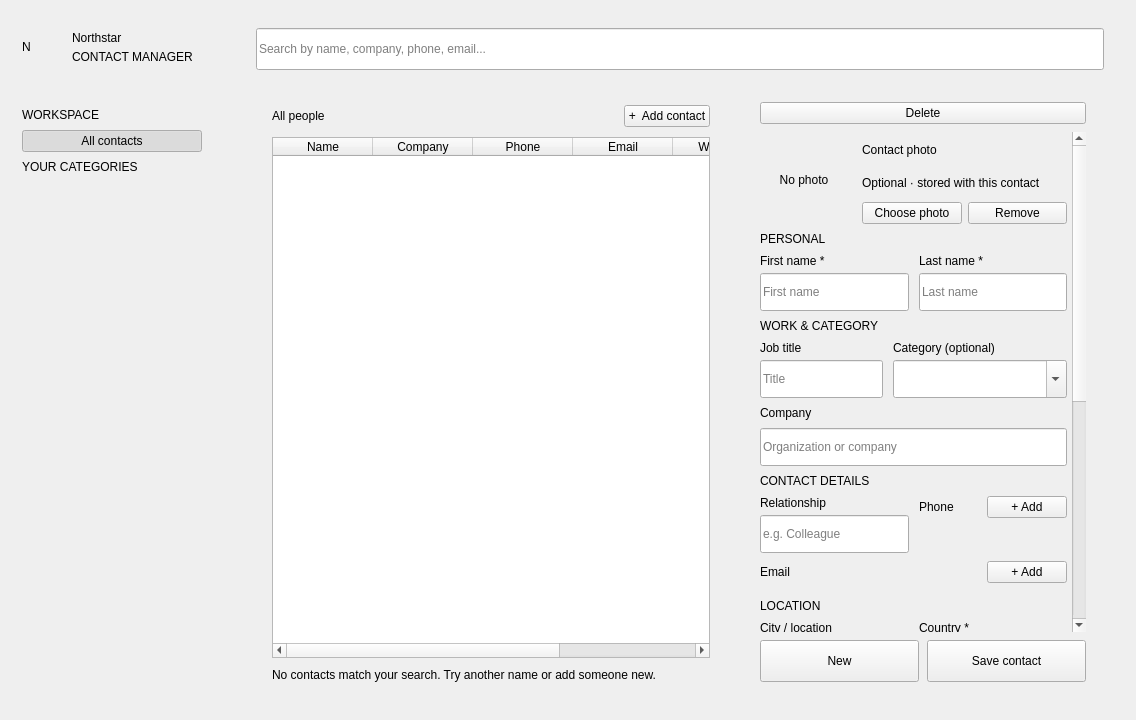
<?xml version="1.0" encoding="UTF-8"?>
<ui version="4.0">
 <class>ContactBookWindow</class>
 <widget class="QMainWindow" name="ContactBookWindow">
  <property name="geometry">
   <rect>
    <x>0</x>
    <y>0</y>
    <width>1136</width>
    <height>720</height>
   </rect>
  </property>
  <property name="minimumSize">
   <size>
    <width>1120</width>
    <height>720</height>
   </size>
  </property>
  <property name="windowTitle">
   <string>Northstar - Contact Book</string>
  </property>
  <property name="styleSheet">
   <string notr="true"/>
  </property>
  <widget class="QWidget" name="centralWidget">
   <layout class="QHBoxLayout" name="applicationLayout">
    <property name="spacing">
     <number>0</number>
    </property>
    <property name="leftMargin">
     <number>0</number>
    </property>
    <property name="topMargin">
     <number>0</number>
    </property>
    <property name="rightMargin">
     <number>0</number>
    </property>
    <property name="bottomMargin">
     <number>0</number>
    </property>
    <item>
     <widget class="QFrame" name="sidebar">
      <property name="minimumSize">
       <size>
        <width>224</width>
        <height>0</height>
       </size>
      </property>
      <property name="maximumSize">
       <size>
        <width>224</width>
        <height>16777215</height>
       </size>
      </property>
      <property name="frameShape">
       <enum>QFrame::NoFrame</enum>
      </property>
      <layout class="QVBoxLayout" name="sidebarLayout">
       <property name="spacing">
        <number>8</number>
       </property>
       <property name="leftMargin">
        <number>22</number>
       </property>
       <property name="topMargin">
        <number>28</number>
       </property>
       <property name="rightMargin">
        <number>22</number>
       </property>
       <property name="bottomMargin">
        <number>22</number>
       </property>
       <item>
        <layout class="QHBoxLayout" name="brandLayout">
         <property name="spacing">
          <number>12</number>
         </property>
         <item>
          <widget class="QLabel" name="brandMark">
           <property name="minimumSize">
            <size>
             <width>38</width>
             <height>38</height>
            </size>
           </property>
           <property name="maximumSize">
            <size>
             <width>38</width>
             <height>38</height>
            </size>
           </property>
           <property name="text">
            <string>N</string>
           </property>
          </widget>
         </item>
         <item>
          <layout class="QVBoxLayout" name="brandTextLayout">
           <property name="spacing">
            <number>0</number>
           </property>
           <item>
            <widget class="QLabel" name="brandName">
             <property name="text">
              <string>Northstar</string>
             </property>
            </widget>
           </item>
           <item>
            <widget class="QLabel" name="brandCaption">
             <property name="text">
              <string>CONTACT MANAGER</string>
             </property>
            </widget>
           </item>
          </layout>
         </item>
        </layout>
       </item>
       <item>
        <spacer name="brandSpacer">
         <property name="sizeType">
          <enum>QSizePolicy::Fixed</enum>
         </property>
         <property name="sizeHint" stdset="0">
          <size>
           <width>20</width>
           <height>34</height>
          </size>
         </property>
        </spacer>
       </item>
       <item>
        <widget class="QLabel" name="navigationCaption">
         <property name="text">
          <string>WORKSPACE</string>
         </property>
        </widget>
       </item>
       <item>
        <widget class="QPushButton" name="allContactsButton">
         <property name="text">
          <string>All contacts</string>
         </property>
         <property name="checkable">
          <bool>true</bool>
         </property>
         <property name="checked">
          <bool>true</bool>
         </property>
        </widget>
       </item>
       <item>
        <widget class="QLabel" name="groupsCaption">
         <property name="text">
          <string>YOUR CATEGORIES</string>
         </property>
        </widget>
       </item>
       <item>
        <widget class="QScrollArea" name="groupNavigationScroll">
         <property name="frameShape">
          <enum>QFrame::NoFrame</enum>
         </property>
         <property name="horizontalScrollBarPolicy">
          <enum>Qt::ScrollBarAsNeeded</enum>
         </property>
         <property name="widgetResizable">
          <bool>true</bool>
         </property>
         <widget class="QWidget" name="groupNavigationContent">
          <property name="geometry">
           <rect>
            <x>0</x>
            <y>0</y>
            <width>180</width>
            <height>459</height>
           </rect>
          </property>
          <layout class="QVBoxLayout" name="groupNavigationLayout">
           <property name="spacing">
            <number>6</number>
           </property>
           <property name="leftMargin">
            <number>0</number>
           </property>
           <property name="topMargin">
            <number>0</number>
           </property>
           <property name="rightMargin">
            <number>0</number>
           </property>
           <property name="bottomMargin">
            <number>0</number>
           </property>
          </layout>
         </widget>
        </widget>
       </item>
       <item>
        <spacer name="sidebarBottomSpacer">
         <property name="sizeHint" stdset="0">
          <size>
           <width>20</width>
           <height>40</height>
          </size>
         </property>
        </spacer>
       </item>
      </layout>
     </widget>
    </item>
    <item>
     <layout class="QVBoxLayout" name="mainLayout">
      <property name="spacing">
       <number>20</number>
      </property>
      <property name="leftMargin">
       <number>32</number>
      </property>
      <property name="topMargin">
       <number>28</number>
      </property>
      <property name="rightMargin">
       <number>32</number>
      </property>
      <property name="bottomMargin">
       <number>26</number>
      </property>
      <item>
       <layout class="QHBoxLayout" name="searchLayout">
        <property name="spacing">
         <number>8</number>
        </property>
        <item>
         <widget class="QLineEdit" name="searchInput">
          <property name="minimumSize">
           <size>
            <width>0</width>
            <height>42</height>
           </size>
          </property>
          <property name="placeholderText">
           <string>Search by name, company, phone, email...</string>
          </property>
         </widget>
        </item>
       </layout>
      </item>
      <item>
       <layout class="QHBoxLayout" name="workspaceLayout">
        <property name="spacing">
         <number>16</number>
        </property>
        <item>
         <widget class="QFrame" name="contactListCard">
          <property name="minimumSize">
           <size>
            <width>470</width>
            <height>0</height>
           </size>
          </property>
          <property name="frameShape">
           <enum>QFrame::NoFrame</enum>
          </property>
          <layout class="QVBoxLayout" name="contactListLayout">
           <property name="spacing">
            <number>10</number>
           </property>
           <property name="leftMargin">
            <number>16</number>
           </property>
           <property name="topMargin">
             <number>15</number>
           </property>
           <property name="rightMargin">
            <number>16</number>
           </property>
           <property name="bottomMargin">
            <number>12</number>
           </property>
           <item>
            <layout class="QHBoxLayout" name="listHeaderLayout">
             <item>
              <widget class="QLabel" name="listTitle">
               <property name="text">
                <string>All people</string>
               </property>
              </widget>
             </item>
             <item>
              <spacer name="listHeaderSpacer">
               <property name="orientation">
                <enum>Qt::Horizontal</enum>
               </property>
               <property name="sizeType">
                <enum>QSizePolicy::Expanding</enum>
               </property>
               <property name="sizeHint" stdset="0">
                <size>
                 <width>40</width>
                 <height>20</height>
                </size>
               </property>
              </spacer>
             </item>
             <item>
              <widget class="QPushButton" name="addContactButton">
               <property name="text">
                <string>+  Add contact</string>
               </property>
              </widget>
             </item>
            </layout>
           </item>
           <item>
            <widget class="QTableWidget" name="contactTable">
             <property name="editTriggers">
              <set>QAbstractItemView::NoEditTriggers</set>
             </property>
             <property name="alternatingRowColors">
              <bool>false</bool>
             </property>
             <property name="selectionMode">
              <enum>QAbstractItemView::NoSelection</enum>
             </property>
             <property name="selectionBehavior">
              <enum>QAbstractItemView::SelectItems</enum>
             </property>
             <column>
              <property name="text">
               <string>Name</string>
              </property>
             </column>
             <column>
              <property name="text">
               <string>Company</string>
              </property>
             </column>
             <column>
              <property name="text">
               <string>Phone</string>
              </property>
             </column>
             <column>
              <property name="text">
               <string>Email</string>
              </property>
             </column>
             <column>
              <property name="text">
               <string>Websites</string>
              </property>
             </column>
             <column>
              <property name="text">
               <string>Category</string>
              </property>
             </column>
            </widget>
           </item>
           <item>
            <widget class="QLabel" name="emptyStateLabel">
             <property name="text">
              <string>No contacts match your search. Try another name or add someone new.</string>
             </property>
             <property name="wordWrap">
              <bool>true</bool>
             </property>
            </widget>
           </item>
          </layout>
         </widget>
        </item>
        <item>
         <widget class="QFrame" name="detailsCard">
          <property name="minimumSize">
           <size>
            <width>360</width>
            <height>0</height>
           </size>
          </property>
          <property name="maximumSize">
           <size>
            <width>470</width>
            <height>16777215</height>
           </size>
          </property>
          <property name="frameShape">
           <enum>QFrame::NoFrame</enum>
          </property>
          <layout class="QVBoxLayout" name="detailsLayout">
           <property name="spacing">
            <number>8</number>
           </property>
           <property name="leftMargin">
            <number>18</number>
           </property>
           <property name="topMargin">
            <number>12</number>
           </property>
           <property name="rightMargin">
            <number>18</number>
           </property>
           <property name="bottomMargin">
            <number>12</number>
           </property>
           <item>
            <layout class="QHBoxLayout" name="detailsHeaderLayout">
             <item>
              <widget class="QPushButton" name="deleteContactButton">
               <property name="text">
                <string>Delete</string>
               </property>
              </widget>
             </item>
            </layout>
           </item>
           <item>
            <widget class="QScrollArea" name="formScrollArea">
             <property name="frameShape">
              <enum>QFrame::NoFrame</enum>
             </property>
             <property name="horizontalScrollBarPolicy">
              <enum>Qt::ScrollBarAlwaysOff</enum>
             </property>
             <property name="widgetResizable">
              <bool>true</bool>
             </property>
             <widget class="QWidget" name="formScrollContents">
              <property name="sizePolicy">
               <sizepolicy hsizetype="Ignored" vsizetype="Preferred">
                <horstretch>0</horstretch>
                <verstretch>0</verstretch>
               </sizepolicy>
              </property>
              <property name="geometry">
               <rect>
                <x>0</x>
                <y>0</y>
                <width>307</width>
                <height>686</height>
               </rect>
              </property>
              <layout class="QVBoxLayout" name="formContentLayout">
               <property name="spacing">
                <number>8</number>
               </property>
               <property name="leftMargin">
                <number>0</number>
               </property>
               <property name="topMargin">
                <number>4</number>
               </property>
               <property name="rightMargin">
                <number>5</number>
               </property>
               <property name="bottomMargin">
                <number>8</number>
               </property>
               <item>
                <layout class="QHBoxLayout" name="photoSectionLayout">
                 <property name="spacing">
                  <number>14</number>
                 </property>
                 <item>
                  <widget class="QLabel" name="photoPreview">
                   <property name="minimumSize">
                    <size>
                     <width>88</width>
                     <height>88</height>
                    </size>
                   </property>
                   <property name="maximumSize">
                    <size>
                     <width>88</width>
                     <height>88</height>
                    </size>
                   </property>
                   <property name="text">
                    <string>No photo</string>
                   </property>
                   <property name="alignment">
                    <set>Qt::AlignCenter</set>
                   </property>
                  </widget>
                 </item>
                 <item>
                  <layout class="QVBoxLayout" name="photoControlsLayout">
                   <property name="spacing">
                    <number>6</number>
                   </property>
                   <item>
                    <widget class="QLabel" name="photoSectionTitle">
                     <property name="text">
                      <string>Contact photo</string>
                     </property>
                    </widget>
                   </item>
                   <item>
                    <widget class="QLabel" name="photoSectionHint">
                     <property name="text">
                      <string>Optional · stored with this contact</string>
                     </property>
                     <property name="wordWrap">
                      <bool>true</bool>
                     </property>
                    </widget>
                   </item>
                   <item>
                    <layout class="QHBoxLayout" name="photoButtonsLayout">
                     <property name="spacing">
                      <number>6</number>
                     </property>
                     <item>
                      <widget class="QPushButton" name="choosePhotoButton">
                       <property name="text">
                        <string>Choose photo</string>
                       </property>
                      </widget>
                     </item>
                     <item>
                      <widget class="QPushButton" name="removePhotoButton">
                       <property name="text">
                        <string>Remove</string>
                       </property>
                      </widget>
                     </item>
                    </layout>
                   </item>
                  </layout>
                 </item>
                </layout>
               </item>
               <item>
                <widget class="QLabel" name="personalSectionLabel">
                 <property name="text">
                  <string>PERSONAL</string>
                 </property>
                </widget>
               </item>
               <item>
                <layout class="QHBoxLayout" name="nameFieldsLayout">
                 <property name="spacing">
                  <number>10</number>
                 </property>
                 <item>
                  <layout class="QVBoxLayout" name="firstNameFieldLayout">
                   <property name="spacing">
                    <number>5</number>
                   </property>
                   <item>
                    <widget class="QLabel" name="firstNameLabel">
                     <property name="text">
                      <string>First name *</string>
                     </property>
                    </widget>
                   </item>
                   <item>
                    <widget class="QLineEdit" name="firstNameInput">
                     <property name="minimumSize">
                      <size>
                       <width>0</width>
                       <height>38</height>
                      </size>
                     </property>
                     <property name="placeholderText">
                      <string>First name</string>
                     </property>
                    </widget>
                   </item>
                  </layout>
                 </item>
                 <item>
                  <layout class="QVBoxLayout" name="lastNameFieldLayout">
                   <property name="spacing">
                    <number>5</number>
                   </property>
                   <item>
                    <widget class="QLabel" name="lastNameLabel">
                     <property name="text">
                      <string>Last name *</string>
                     </property>
                    </widget>
                   </item>
                   <item>
                    <widget class="QLineEdit" name="lastNameInput">
                     <property name="minimumSize">
                      <size>
                       <width>0</width>
                       <height>38</height>
                      </size>
                     </property>
                     <property name="placeholderText">
                      <string>Last name</string>
                     </property>
                    </widget>
                   </item>
                  </layout>
                 </item>
                </layout>
               </item>
               <item>
                <widget class="QLabel" name="workSectionLabel">
                 <property name="text">
                  <string>WORK &amp; CATEGORY</string>
                 </property>
                </widget>
               </item>
               <item>
                <layout class="QHBoxLayout" name="titleCompanyLayout">
                 <property name="spacing">
                  <number>10</number>
                 </property>
                 <item>
                  <layout class="QVBoxLayout" name="titleFieldLayout">
                   <property name="spacing">
                    <number>5</number>
                   </property>
                   <item>
                    <widget class="QLabel" name="jobTitleLabel">
                     <property name="text">
                      <string>Job title</string>
                     </property>
                    </widget>
                   </item>
                   <item>
                    <widget class="QLineEdit" name="jobTitleInput">
                     <property name="minimumSize">
                      <size>
                       <width>0</width>
                       <height>38</height>
                      </size>
                     </property>
                     <property name="placeholderText">
                      <string>Title</string>
                     </property>
                    </widget>
                   </item>
                  </layout>
                 </item>
                 <item>
                  <layout class="QVBoxLayout" name="categoryFieldLayout">
                   <property name="spacing">
                    <number>5</number>
                   </property>
                   <item>
                    <widget class="QLabel" name="categoryLabel">
                     <property name="text">
                      <string>Category (optional)</string>
                     </property>
                    </widget>
                   </item>
                   <item>
                    <widget class="QComboBox" name="categoryInput">
                     <property name="minimumSize">
                      <size>
                       <width>0</width>
                       <height>38</height>
                      </size>
                     </property>
                     <property name="editable">
                      <bool>true</bool>
                     </property>
                     <property name="placeholderText" stdset="0">
                      <string>Type or choose a category</string>
                     </property>
                    </widget>
                   </item>
                  </layout>
                 </item>
                </layout>
               </item>
               <item>
                <widget class="QLabel" name="companyLabel">
                 <property name="text">
                  <string>Company</string>
                 </property>
                </widget>
               </item>
               <item>
                <widget class="QLineEdit" name="companyInput">
                 <property name="minimumSize">
                  <size>
                   <width>0</width>
                   <height>38</height>
                  </size>
                 </property>
                 <property name="placeholderText">
                  <string>Organization or company</string>
                 </property>
                </widget>
               </item>
               <item>
                <widget class="QLabel" name="contactSectionLabel">
                 <property name="text">
                  <string>CONTACT DETAILS</string>
                 </property>
                </widget>
               </item>
               <item>
                <layout class="QHBoxLayout" name="rolePhoneLayout">
                 <property name="spacing">
                  <number>10</number>
                 </property>
                 <item>
                  <layout class="QVBoxLayout" name="roleFieldLayout">
                   <property name="spacing">
                    <number>5</number>
                   </property>
                   <item>
                    <widget class="QLabel" name="roleLabel">
                     <property name="text">
                      <string>Relationship</string>
                     </property>
                    </widget>
                   </item>
                   <item>
                    <widget class="QLineEdit" name="roleInput">
                     <property name="minimumSize">
                      <size>
                       <width>0</width>
                       <height>38</height>
                      </size>
                     </property>
                     <property name="placeholderText">
                      <string>e.g. Colleague</string>
                     </property>
                    </widget>
                   </item>
                  </layout>
                 </item>
                 <item>
                  <layout class="QVBoxLayout" name="phoneFieldLayout">
                   <property name="spacing">
                    <number>5</number>
                   </property>
                   <item>
                    <layout class="QHBoxLayout" name="phoneHeaderLayout">
                     <property name="spacing">
                      <number>6</number>
                     </property>
                     <item>
                      <widget class="QLabel" name="phoneLabel">
                       <property name="text">
                        <string>Phone</string>
                       </property>
                      </widget>
                     </item>
                     <item>
                      <spacer name="phoneHeaderSpacer">
                       <property name="orientation">
                        <enum>Qt::Horizontal</enum>
                       </property>
                       <property name="sizeType">
                        <enum>QSizePolicy::Expanding</enum>
                       </property>
                       <property name="sizeHint" stdset="0">
                        <size>
                         <width>8</width>
                         <height>10</height>
                        </size>
                       </property>
                      </spacer>
                     </item>
                     <item>
                      <widget class="QPushButton" name="addPhoneButton">
                       <property name="text">
                        <string>+ Add</string>
                       </property>
                      </widget>
                     </item>
                    </layout>
                   </item>
                   <item>
                    <widget class="QWidget" name="phoneEntriesContainer">
                     <layout class="QVBoxLayout" name="phoneEntriesLayout">
                      <property name="spacing">
                       <number>5</number>
                      </property>
                      <property name="leftMargin">
                       <number>0</number>
                      </property>
                      <property name="topMargin">
                       <number>0</number>
                      </property>
                      <property name="rightMargin">
                       <number>0</number>
                      </property>
                      <property name="bottomMargin">
                       <number>0</number>
                      </property>
                     </layout>
                    </widget>
                   </item>
                  </layout>
                 </item>
                </layout>
               </item>
               <item>
                <layout class="QHBoxLayout" name="emailHeaderLayout">
                 <property name="spacing">
                  <number>6</number>
                 </property>
                 <item>
                  <widget class="QLabel" name="emailLabel">
                   <property name="text">
                    <string>Email</string>
                   </property>
                  </widget>
                 </item>
                 <item>
                  <spacer name="emailHeaderSpacer">
                   <property name="orientation">
                    <enum>Qt::Horizontal</enum>
                   </property>
                   <property name="sizeType">
                    <enum>QSizePolicy::Expanding</enum>
                   </property>
                   <property name="sizeHint" stdset="0">
                    <size>
                     <width>8</width>
                     <height>10</height>
                    </size>
                   </property>
                  </spacer>
                 </item>
                 <item>
                  <widget class="QPushButton" name="addEmailButton">
                   <property name="text">
                    <string>+ Add</string>
                   </property>
                  </widget>
                 </item>
                </layout>
               </item>
               <item>
                <widget class="QWidget" name="emailEntriesContainer">
                 <layout class="QVBoxLayout" name="emailEntriesLayout">
                  <property name="spacing">
                   <number>5</number>
                  </property>
                  <property name="leftMargin">
                   <number>0</number>
                  </property>
                  <property name="topMargin">
                   <number>0</number>
                  </property>
                  <property name="rightMargin">
                   <number>0</number>
                  </property>
                  <property name="bottomMargin">
                   <number>0</number>
                  </property>
                 </layout>
                </widget>
               </item>
               <item>
                <widget class="QLabel" name="locationSectionLabel">
                 <property name="text">
                  <string>LOCATION</string>
                 </property>
                </widget>
               </item>
               <item>
                <layout class="QHBoxLayout" name="locationCountryLayout">
                 <property name="spacing">
                  <number>10</number>
                 </property>
                 <item>
                  <layout class="QVBoxLayout" name="locationFieldLayout">
                   <property name="spacing">
                    <number>5</number>
                   </property>
                   <item>
                    <widget class="QLabel" name="locationLabel">
                     <property name="text">
                      <string>City / location</string>
                     </property>
                    </widget>
                   </item>
                   <item>
                    <widget class="QLineEdit" name="locationInput">
                     <property name="minimumSize">
                      <size>
                       <width>0</width>
                       <height>38</height>
                      </size>
                     </property>
                     <property name="placeholderText">
                      <string>City or area</string>
                     </property>
                    </widget>
                   </item>
                  </layout>
                 </item>
                 <item>
                  <layout class="QVBoxLayout" name="countryFieldLayout">
                   <property name="spacing">
                    <number>5</number>
                   </property>
                   <item>
                    <widget class="QLabel" name="countryLabel">
                     <property name="text">
                      <string>Country *</string>
                     </property>
                    </widget>
                   </item>
                   <item>
                    <widget class="QLineEdit" name="countryInput">
                     <property name="minimumSize">
                      <size>
                       <width>0</width>
                       <height>38</height>
                      </size>
                     </property>
                     <property name="placeholderText">
                      <string>Country</string>
                     </property>
                    </widget>
                   </item>
                  </layout>
                 </item>
                </layout>
               </item>
               <item>
                <widget class="QLabel" name="onlineSectionLabel">
                 <property name="text">
                  <string>ONLINE PROFILES</string>
                 </property>
                </widget>
               </item>
               <item>
                <layout class="QHBoxLayout" name="linkedinGithubLayout">
                 <property name="spacing">
                  <number>10</number>
                 </property>
                 <item>
                  <layout class="QVBoxLayout" name="linkedinFieldLayout">
                   <property name="spacing">
                    <number>5</number>
                   </property>
                   <item>
                    <widget class="QLabel" name="linkedinLabel">
                     <property name="text">
                      <string>LinkedIn</string>
                     </property>
                    </widget>
                   </item>
                   <item>
                    <widget class="QLineEdit" name="linkedinInput">
                     <property name="minimumSize">
                      <size>
                       <width>0</width>
                       <height>38</height>
                      </size>
                     </property>
                     <property name="placeholderText">
                      <string>Profile link</string>
                     </property>
                    </widget>
                   </item>
                  </layout>
                 </item>
                 <item>
                  <layout class="QVBoxLayout" name="githubFieldLayout">
                   <property name="spacing">
                    <number>5</number>
                   </property>
                   <item>
                    <widget class="QLabel" name="githubLabel">
                     <property name="text">
                      <string>GitHub</string>
                     </property>
                    </widget>
                   </item>
                   <item>
                    <widget class="QLineEdit" name="githubInput">
                     <property name="minimumSize">
                      <size>
                       <width>0</width>
                       <height>38</height>
                      </size>
                     </property>
                     <property name="placeholderText">
                      <string>Profile link</string>
                     </property>
                    </widget>
                   </item>
                  </layout>
                 </item>
                </layout>
               </item>
               <item>
                <layout class="QHBoxLayout" name="websiteHeaderLayout">
                 <property name="spacing">
                  <number>6</number>
                 </property>
                 <item>
                  <widget class="QLabel" name="websiteLabel">
                   <property name="text">
                    <string>Websites</string>
                   </property>
                  </widget>
                 </item>
                 <item>
                  <spacer name="websiteHeaderSpacer">
                   <property name="orientation">
                    <enum>Qt::Horizontal</enum>
                   </property>
                   <property name="sizeType">
                    <enum>QSizePolicy::Expanding</enum>
                   </property>
                   <property name="sizeHint" stdset="0">
                    <size>
                     <width>8</width>
                     <height>10</height>
                    </size>
                   </property>
                  </spacer>
                 </item>
                 <item>
                  <widget class="QPushButton" name="addWebsiteButton">
                   <property name="text">
                    <string>+ Add</string>
                   </property>
                  </widget>
                 </item>
                </layout>
               </item>
               <item>
                <widget class="QWidget" name="websiteEntriesContainer">
                 <layout class="QVBoxLayout" name="websiteEntriesLayout">
                  <property name="spacing">
                   <number>5</number>
                  </property>
                  <property name="leftMargin">
                   <number>0</number>
                  </property>
                  <property name="topMargin">
                   <number>0</number>
                  </property>
                  <property name="rightMargin">
                   <number>0</number>
                  </property>
                  <property name="bottomMargin">
                   <number>0</number>
                  </property>
                 </layout>
                </widget>
               </item>
               <item>
                <widget class="QLabel" name="notesSectionLabel">
                 <property name="text">
                  <string>NOTES</string>
                 </property>
                </widget>
               </item>
               <item>
                <widget class="QLabel" name="notesLabel">
                 <property name="text">
                  <string>Notes</string>
                 </property>
                </widget>
               </item>
               <item>
                <widget class="QTextEdit" name="notesInput">
                 <property name="minimumSize">
                  <size>
                   <width>0</width>
                   <height>76</height>
                  </size>
                 </property>
                 <property name="placeholderText">
                  <string>Helpful details, context, or follow-up notes...</string>
                 </property>
                </widget>
               </item>
              </layout>
             </widget>
            </widget>
           </item>
           <item>
            <layout class="QHBoxLayout" name="formActionsLayout">
             <item>
              <widget class="QPushButton" name="newContactButton">
               <property name="minimumSize">
                <size>
                 <width>0</width>
                 <height>42</height>
                </size>
               </property>
               <property name="text">
                <string>New</string>
               </property>
              </widget>
             </item>
             <item>
              <widget class="QPushButton" name="saveContactButton">
               <property name="minimumSize">
                <size>
                 <width>0</width>
                 <height>42</height>
                </size>
               </property>
               <property name="text">
                <string>Save contact</string>
               </property>
              </widget>
             </item>
            </layout>
           </item>
          </layout>
         </widget>
        </item>
       </layout>
      </item>
     </layout>
    </item>
   </layout>
  </widget>
 </widget>
 <resources/>
 <connections/>
</ui>
